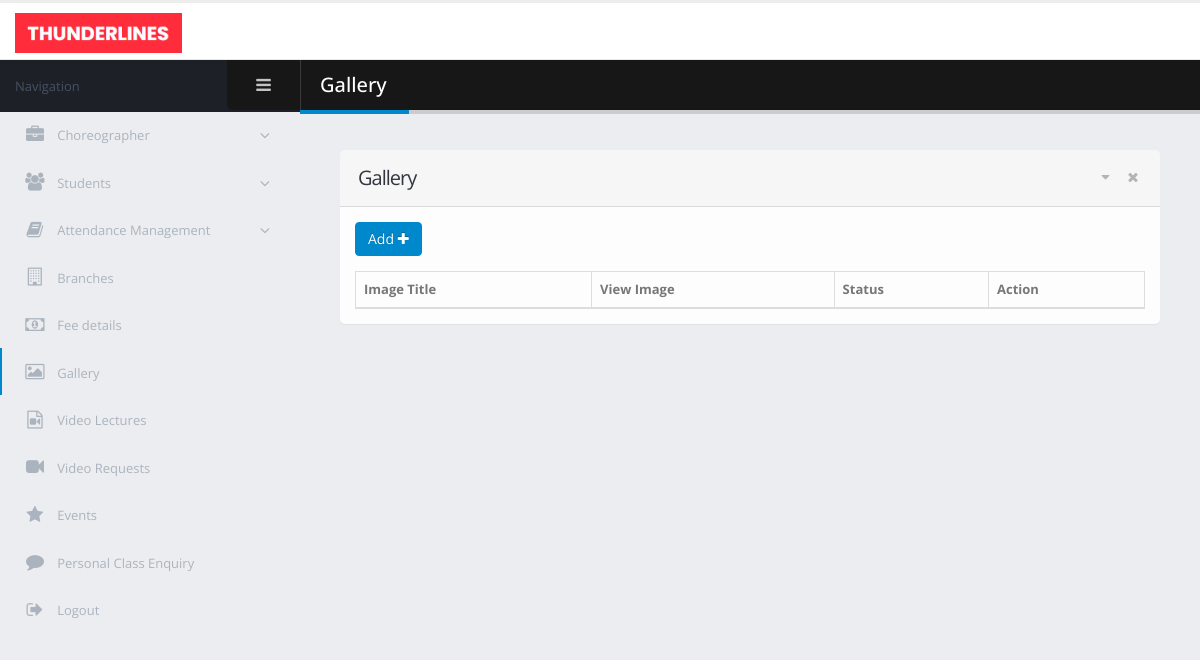
The app's page /admin/gallery.php, older data.
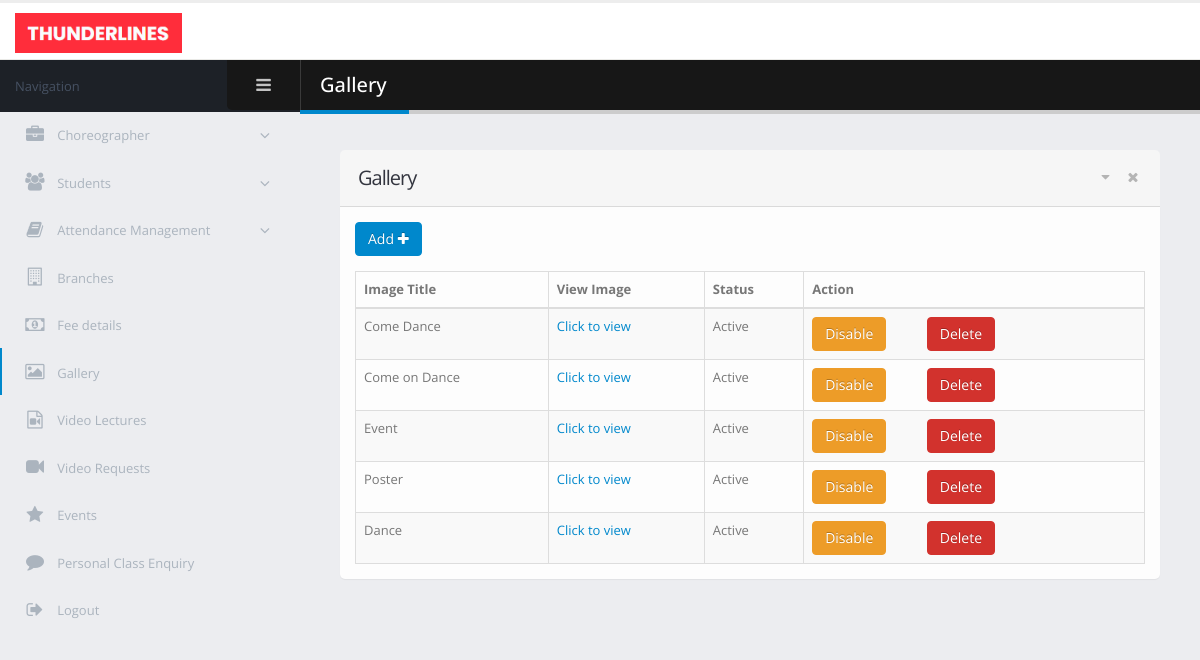
The same page, newer data.
### tables this page shows
CREATE TABLE `gallery` (
  `image_id` int(11) NOT NULL,
  `image_title` varchar(50) NOT NULL,
  `image_loc` text NOT NULL,
  `image_status` int(11) NOT NULL DEFAULT 1
);

### admin/gallery.php (the view, shortened to what the changed rows need)
<!doctype html>
<html class="fixed">
	<head>
		<link rel="stylesheet" href="assets/vendor/bootstrap/css/bootstrap.css" />
		<link rel="stylesheet" href="assets/vendor/font-awesome/css/font-awesome.css" />
		<link rel="stylesheet" href="assets/vendor/magnific-popup/magnific-popup.css" />
		<link rel="stylesheet" href="assets/vendor/bootstrap-datepicker/css/bootstrap-datepicker3.css" />
		<link rel="stylesheet" href="assets/vendor/jquery-ui/jquery-ui.css" />
		<link rel="stylesheet" href="assets/vendor/jquery-ui/jquery-ui.theme.css" />
		<link rel="stylesheet" href="assets/vendor/bootstrap-multiselect/bootstrap-multiselect.css" />
		<link rel="stylesheet" href="assets/vendor/morris.js/morris.css" />
		<link rel="stylesheet" href="assets/stylesheets/theme.css" />
		<link rel="stylesheet" href="assets/stylesheets/skins/default.css" />
		<link rel="stylesheet" href="assets/stylesheets/theme-custom.css">
	</head>
	<body>
		<section class="body">
			<div class="inner-wrapper">
                <section role="main" class="content-body">
                    <header class="page-header">
                        <h2>Gallery</h2>
                    </header>
                    <section class="panel">
                        <header class="panel-heading">
                            <h2 class="panel-title">Gallery</h2>
                        </header>
                        <div class="panel-body">
                            <table class="table table-bordered table-striped mb-none" id="tester_table">
                                <thead>
                                <tr>
                                    <th>Image Title</th>
				                    <th>View Image</th>
				                    <th>Status</th>
				                    <th colspan="2">Action</th>
                                </tr>
                                </thead>
                                <tbody>
                                <?php
                                include_once '../Database_Connect.php';
                                $gallery_sel = "select * from gallery order by image_id desc ";
                                $res = $conn->query($gallery_sel);
                                while ($row = $res->fetch_array())
                                {
                                    echo "<tr>";
                                    echo "<td>$row[1]</td>";
                                    echo  "<td><a href='http://localhost/dance-academy/admin/$row[2]' target='_blank'>Click to view</a></td>";
                                    if ($row[3]==0)
                                    {
                                        echo "<td>InActive</td>";
                                    }
                                    else if($row[3]==1)
                                    {
                                        echo "<td>Active</td>";
                                    }
                                    echo "<td>";
                                    if ($row[3]==1)
                                    {
                                        echo "<a href='manage_gallery.php?gid=$row[0]&action=disable'><button class='btn btn-warning'>Disable</button></a>";
                                    }
                                    echo "<a href='manage_gallery.php?gid=$row[0]&action=delete'><button class='btn btn-danger'>Delete</button></a>";
                                    echo "</td>";
                                }
                                ?>
                                </tbody>
                            </table>
                        </div>
                    </section>
                </section>
			</div>
		</section>
	</body>
</html>

Row changes from the older to the newer data that the page shows:
added gallery: image_title "Come Dance", image_status "Active"
added gallery: image_title "Come on Dance", image_status "Active"
added gallery: image_title "Event", image_status "Active"
added gallery: image_title "Poster", image_status "Active"
added gallery: image_title "Dance", image_status "Active"
